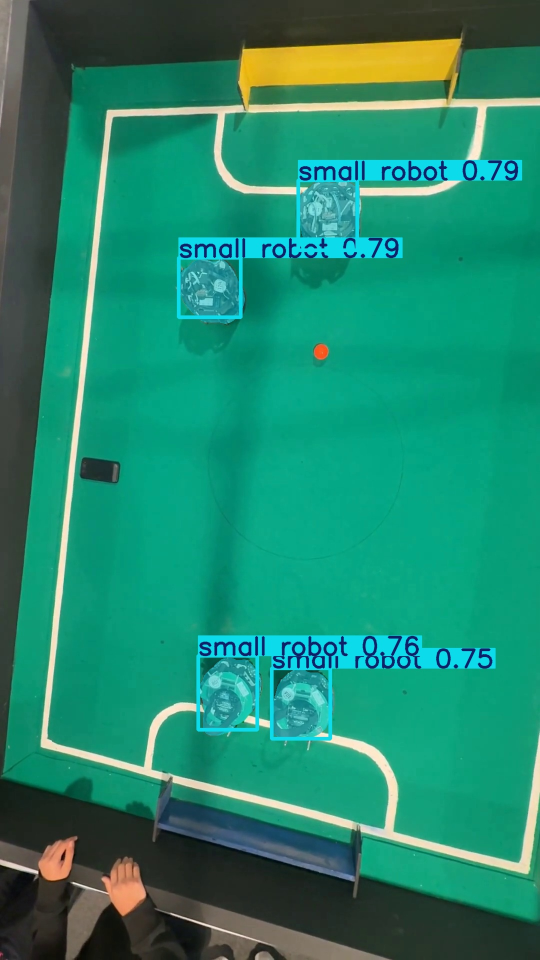
#> input picture dataset_generation/runs/segment/predict-2/image0.jpg, 1080 x 1920 px, given in place of IMG_9933.MOV.mp4, which was not available (shown at 1/2 size)
$ python field_calib.py
#> lines starting #> are read from the running program, lines starting #| are printed output that depends on the picture; after the words box and inside, x2 and y2 are one past the last pixel; in counts of white or black regions, pixels touching at a corner belong together; pictures that were not available may be replaced by others from this repository, and a replacement may not be noted
### dataset_generation/config.py
"""
Configuracion central del generador de dataset (Copa FutBotMX - vision).

Fuente: video cenital IMG_9933 (1080x1920, 30 fps).
Rangos HSV medidos con tools/profile_colors.py sobre frames reales.
OpenCV HSV: H 0-179, S 0-255, V 0-255.
"""
from pathlib import Path
import numpy as np

# ---- Rutas ----
ROOT      = Path(__file__).resolve().parents[2]          # C:/Files/Cursos/ROBOT-VISION
PIPE      = ROOT / "pipelines"
SAM3_PT   = PIPE / "sam3.pt"
VIDEO_DS  = ROOT / "Camara_superior" / "IMG_9933.MOV.mp4"  # video para DATASET
VIDEO_AN  = ROOT / "Camara_superior" / "IMG_9938.MOV.mp4"  # video para ANALISIS/demo

OUT       = Path(__file__).resolve().parent / "output"
DIR_FRAMES = OUT / "frames"          # frames muestreados
DIR_VIS    = OUT / "vis"             # overlays de control
DIR_LABELS = OUT / "labels_raw"      # anotaciones intermedias (json por frame)
DIR_DATASET = OUT / "dataset"        # export final YOLOv8-seg / Roboflow
for d in (OUT, DIR_FRAMES, DIR_VIS, DIR_LABELS, DIR_DATASET):
    d.mkdir(parents=True, exist_ok=True)

FIELD_CALIB = OUT / "field_calib.json"   # esquinas campo + zonas porteria

# ---- Muestreo de frames ----
SAMPLE_STRIDE = 10        # 1 de cada 10 frames (~3 fps a 30fps)
FRAME_START   = 0
FRAME_END     = None      # None = hasta el final

# ---- Clases del dataset (instance segmentation) ----
CLASSES = ["robot_verde", "robot_oscuro", "balon"]
CID = {n: i for i, n in enumerate(CLASSES)}

# ---- HSV: CAMPO (verde teal, muy saturado) ----
# Se usa para enmascarar el campo dentro de las mascaras de robot.
FIELD_LO = np.array([78, 150,  40])
FIELD_HI = np.array([90, 255, 200])

# ---- HSV: BALON (naranja) ----
BALL_LO = np.array([0, 90, 80])
BALL_HI = np.array([25, 255, 255])
BALL_AREA_MIN = 15        # px
BALL_AREA_MAX = 900

# ---- HSV: PORTERIAS (estaticas) ----
GOAL_YELLOW_LO = np.array([18, 100, 100])   # amarilla (arriba)
GOAL_YELLOW_HI = np.array([30, 255, 255])
GOAL_BLUE_LO   = np.array([95,  70,  50])   # azul (abajo)
GOAL_BLUE_HI   = np.array([115, 230, 170])

# ---- HSV: PIEL (manos, para filtrar frames de colocacion) ----
# Gate suave: solo se rechaza un frame si hay un BLOB de piel grande (brazo
# cruzando el campo). Robot/sombra producen piel-ruido pequeno -> no rechaza.
SKIN_LO = np.array([0,  40,  90])
SKIN_HI = np.array([20, 140, 235])
HAND_BLOB_REJECT = 40000   # px del mayor blob de piel -> frame con manos

# ---- Clasificacion de equipo (sobre pixeles del robot, excluyendo campo) ----
# verde:  hue mediano alto (~55-80) | oscuro: hue mediano bajo (~15-35)
TEAM_HUE_THRESH   = 45    # median_hue >= -> robot_verde ; < -> robot_oscuro
ROBOT_GREEN_LO = np.array([35,  40,  50])   # verde-PCB dentro del robot
ROBOT_GREEN_HI = np.array([85, 255, 255])

# ---- Filtro de detecciones de robot ----
ROBOT_AREA_MIN = 1500     # px (mascara) - ajustar tras ver tamano real
ROBOT_AREA_MAX = 60000

# ---- Descubrimiento SAM 3 (texto) ----
SAM_TEXT_PROMPTS = ["robot", "small robot", "circuit board robot"]
SAM_CONF = 0.25

### dataset_generation/field_calib.py
"""
Calibracion de campo y porterias (cámara fija -> se calcula UNA vez).

Detecta automaticamente:
  - cuadrilatero del campo verde (4 esquinas) -> on-field filter + homografia
  - zona de porteria amarilla (arriba) y azul (abajo) -> deteccion de gol

Guarda output/field_calib.json y un overlay de control en output/vis/.

Uso:
    python field_calib.py [--frame N]
"""
import argparse
import json
import cv2
import numpy as np
import config as C


def order_quad(pts: np.ndarray) -> np.ndarray:
    """Ordena 4 puntos como TL, TR, BR, BL."""
    pts = pts.astype(np.float32)
    s = pts.sum(axis=1)
    d = np.diff(pts, axis=1).ravel()
    return np.array([
        pts[np.argmin(s)],   # TL (x+y min)
        pts[np.argmin(d)],   # TR (x-y max -> -d min)
        pts[np.argmax(s)],   # BR (x+y max)
        pts[np.argmax(d)],   # BL (x-y min)
    ], dtype=np.float32)


def detect_field(hsv: np.ndarray) -> np.ndarray:
    """
    Cuadrilatero del campo (4 esquinas, orden TL,TR,BR,BL) por deteccion
    de lineas blancas dentro de la mayor region verde.
    Candidato automatico; refinar con --click si se necesita precision.
    """
    H, W = hsv.shape[:2]
    green = cv2.inRange(hsv, np.array([72, 90, 30]), np.array([95, 255, 230]))
    green = cv2.morphologyEx(green, cv2.MORPH_CLOSE,
                             cv2.getStructuringElement(cv2.MORPH_ELLIPSE, (35, 35)))
    cnts, _ = cv2.findContours(green, cv2.RETR_EXTERNAL, cv2.CHAIN_APPROX_SIMPLE)
    if not cnts:
        raise RuntimeError("No se detecto campo verde")
    field_mask = np.zeros((H, W), np.uint8)
    cv2.drawContours(field_mask, [max(cnts, key=cv2.contourArea)], -1, 255, -1)

    white = cv2.inRange(hsv, np.array([0, 0, 160]), np.array([179, 70, 255]))
    white = cv2.bitwise_and(white, field_mask)
    white = cv2.morphologyEx(white, cv2.MORPH_OPEN,
                             cv2.getStructuringElement(cv2.MORPH_ELLIPSE, (3, 3)))
    ys, xs = np.where(white > 0)
    if len(xs) < 100:
        raise RuntimeError("Pocas lineas blancas detectadas")
    pts = np.column_stack([xs, ys]).astype(np.float32)
    box = cv2.boxPoints(cv2.minAreaRect(pts))
    box[:, 0] = np.clip(box[:, 0], 0, W - 1)
    box[:, 1] = np.clip(box[:, 1], 0, H - 1)
    return order_quad(box)


def click_corners(img: np.ndarray) -> np.ndarray:
    """Selector interactivo: clic en 4 esquinas del campo (TL,TR,BR,BL)."""
    import matplotlib.pyplot as plt
    pts = []
    fig, ax = plt.subplots(figsize=(7, 12))
    ax.imshow(cv2.cvtColor(img, cv2.COLOR_BGR2RGB))
    ax.set_title("Clic 4 esquinas linea blanca: TL -> TR -> BR -> BL")
    line, = ax.plot([], [], "o-", color="#ffd60a", ms=10, lw=2)

    def on_click(ev):
        if ev.inaxes != ax or len(pts) >= 4:
            return
        pts.append([ev.xdata, ev.ydata])
        xs = [p[0] for p in pts]; ys = [p[1] for p in pts]
        if len(pts) == 4:
            xs.append(pts[0][0]); ys.append(pts[0][1])
        line.set_data(xs, ys); fig.canvas.draw()
        if len(pts) == 4:
            print("4 esquinas capturadas:", [[int(a), int(b)] for a, b in pts])

    fig.canvas.mpl_connect("button_press_event", on_click)
    plt.show()
    if len(pts) != 4:
        raise SystemExit("Se necesitan 4 clics")
    return order_quad(np.array(pts, dtype=np.float32))


def detect_goal(hsv: np.ndarray, lo, hi, region: str) -> list | None:
    """Bounding box de una porteria por color, restringida a region top/bottom."""
    H, W = hsv.shape[:2]
    band = np.zeros((H, W), np.uint8)
    if region == "top":
        band[0:int(H * 0.30), :] = 255
    else:
        band[int(H * 0.70):, :] = 255
    m = cv2.bitwise_and(cv2.inRange(hsv, lo, hi), band)
    m = cv2.morphologyEx(m, cv2.MORPH_CLOSE,
                         cv2.getStructuringElement(cv2.MORPH_ELLIPSE, (15, 15)))
    cnts, _ = cv2.findContours(m, cv2.RETR_EXTERNAL, cv2.CHAIN_APPROX_SIMPLE)
    cnts = [c for c in cnts if cv2.contourArea(c) > 800]
    if not cnts:
        return None
    x, y, w, h = cv2.boundingRect(max(cnts, key=cv2.contourArea))
    return [int(x), int(y), int(x + w), int(y + h)]


def main():
    ap = argparse.ArgumentParser()
    ap.add_argument("--frame", type=int, default=600,
                    help="frame de referencia (sin manos, robots en juego)")
    ap.add_argument("--click", action="store_true",
                    help="seleccionar esquinas del campo manualmente (preciso)")
    ap.add_argument("--video", choices=["ds", "an"], default="ds",
                    help="ds=IMG_9933 (dataset) | an=IMG_9938 (analisis)")
    args = ap.parse_args()

    video = C.VIDEO_DS if args.video == "ds" else C.VIDEO_AN
    out_json = C.FIELD_CALIB if args.video == "ds" else C.OUT / "field_calib_analisis.json"
    cap = cv2.VideoCapture(str(video))
    cap.set(cv2.CAP_PROP_POS_FRAMES, args.frame)
    ok, img = cap.read()
    cap.release()
    if not ok:
        raise SystemExit("No se pudo leer el frame de referencia")

    hsv = cv2.cvtColor(img, cv2.COLOR_BGR2HSV)
    field = click_corners(img) if args.click else detect_field(hsv)
    goal_y = detect_goal(hsv, C.GOAL_YELLOW_LO, C.GOAL_YELLOW_HI, "top")
    goal_b = detect_goal(hsv, C.GOAL_BLUE_LO, C.GOAL_BLUE_HI, "bottom")

    calib = {
        "video": video.name,
        "ref_frame": args.frame,
        "img_size": [int(img.shape[1]), int(img.shape[0])],
        "field_corners": field.tolist(),       # TL,TR,BR,BL en px camara
        "goal_amarilla": goal_y,               # xyxy o None
        "goal_azul": goal_b,
    }
    out_json.write_text(json.dumps(calib, indent=2))
    print("Guardado:", out_json)
    print(json.dumps(calib, indent=2))

    # Overlay de control
    vis = img.copy()
    fp = field.astype(int)
    cv2.polylines(vis, [fp], True, (0, 255, 255), 3)
    for i, p in enumerate(fp):
        cv2.circle(vis, tuple(p), 12, (0, 0, 255), -1)
        cv2.putText(vis, "TL TR BR BL".split()[i], tuple(p + 8),
                    cv2.FONT_HERSHEY_SIMPLEX, 0.8, (255, 255, 255), 2)
    if goal_y:
        cv2.rectangle(vis, goal_y[:2], goal_y[2:], (0, 255, 255), 3)
        cv2.putText(vis, "GOAL_AMARILLA", (goal_y[0], goal_y[1] - 8),
                    cv2.FONT_HERSHEY_SIMPLEX, 0.7, (0, 255, 255), 2)
    if goal_b:
        cv2.rectangle(vis, goal_b[:2], goal_b[2:], (255, 120, 0), 3)
        cv2.putText(vis, "GOAL_AZUL", (goal_b[0], goal_b[1] - 8),
                    cv2.FONT_HERSHEY_SIMPLEX, 0.7, (255, 120, 0), 2)
    out = C.DIR_VIS / f"field_calib_{args.video}.jpg"
    cv2.imwrite(str(out), vis, [cv2.IMWRITE_JPEG_QUALITY, 85])
    print("Overlay:", out)


if __name__ == "__main__":
    main()
#> in main, img is the input picture: shape (1920, 1080, 3); mean B, G, R 108.8, 135.4, 33.6
#> in main, `hsv = cv2.cvtColor(img, cv2.COLOR_BGR2HSV)`: hsv: shape (1920, 1080, 3); mean H, S, V 74.3, 187.1, 138.6
#> in detect_field, `green = cv2.inRange(hsv, np.array([72, 90, 30]), np.array([95, 255, 23..`:
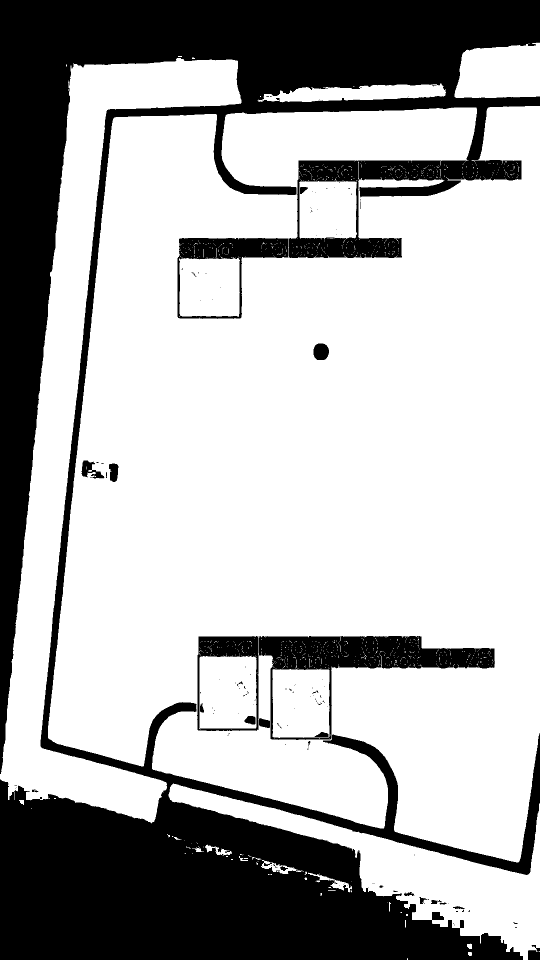
#> green: shape (1920, 1080) (shown at 1/2 size); 69.1% white; 136 black regions (113 under 20 px), largest, box (x1, y1, x2, y2) and area: (0, 0, 1080, 1920) 593202, (394, 1272, 990, 1480) 32984, (355, 476, 577, 638) 10012
#> in detect_field, `green = cv2.morphologyEx(green, cv2.MORPH_CLOSE, cv2.getStructuringEle..`:
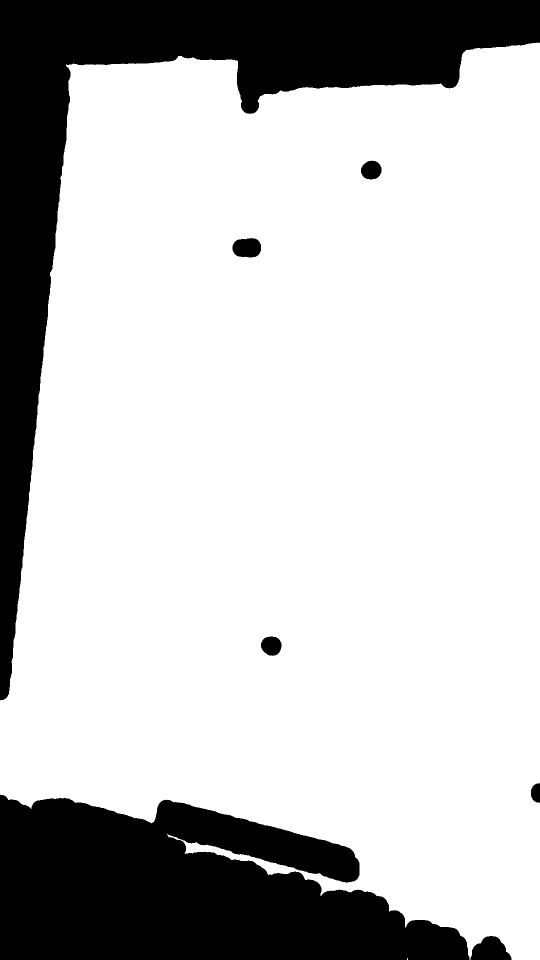
#> green: shape (1920, 1080) (shown at 1/2 size); 76.6% white; 7 black regions
#> in detect_field, `cnts, _ = cv2.findContours(green, cv2.RETR_EXTERNAL, cv2.CHAIN_APPROX_..`: cnts = 2 contours, 1 with area under 20; largest, box (x1, y1, x2, y2) and area: (0, 85, 1080, 1920) 1589568
#> in detect_field, `cv2.drawContours(field_mask, [max(cnts, key=cv2.contourArea)], -1, 255..`: field_mask: shape (1920, 1080); 76.8% white; 4 black regions, box (x1, y1, x2, y2) and area: (0, 0, 1080, 1401) 257127, (0, 1589, 939, 1920) 220279, (941, 1872, 1023, 1920) 2782, (1062, 1566, 1080, 1606) 578
#> in detect_field, `white = cv2.inRange(hsv, np.array([0, 0, 160]), np.array([179, 70, 255..`: white: shape (1920, 1080); 3.3% white; 26 white regions (11 under 20 px), largest, box (x1, y1, x2, y2) and area: (81, 198, 1080, 1748) 56677, (895, 195, 1080, 320) 4971, (719, 361, 921, 392) 3307
#> in detect_field, `white = cv2.bitwise_and(white, field_mask)`:
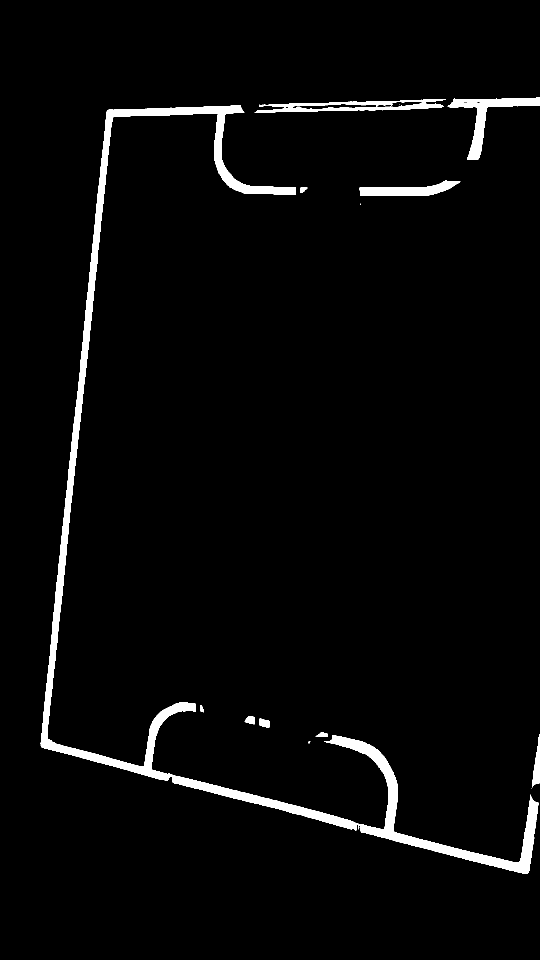
#> white: shape (1920, 1080) (shown at 1/2 size); 3.1% white; 14 white regions (4 under 20 px), largest, box (x1, y1, x2, y2) and area: (81, 210, 1077, 1748) 50694, (895, 195, 1080, 320) 4971, (509, 198, 892, 226) 4331
#> in detect_field, `white = cv2.morphologyEx(white, cv2.MORPH_OPEN, cv2.getStructuringElem..`: white: shape (1920, 1080); 3.1% white; 12 white regions (1 under 20 px), largest, box (x1, y1, x2, y2) and area: (81, 210, 1077, 1748) 50663, (895, 195, 1080, 320) 4969, (511, 198, 887, 226) 4233
#> in detect_field, `pts = np.column_stack([xs, ys]).astype(np.float32)`: pts = 65013 pairs, first value 81 to 1079, second value 195 to 1747
#> in detect_field, `box = cv2.boxPoints(cv2.minAreaRect(pts))`: box = [[1079, 1747], [81, 1747], [81, 195], [1079, 195]]
#> in order_quad, `s = pts.sum(axis=1)`: s = [2826, 1828, 276, 1274]
#> in order_quad, `d = np.diff(pts, axis=1).ravel()`: d = [668, 1666, 114, -884]
#> in main, `field = click_corners(img) if args.click else detect_field(hsv)`: field = [[81, 195], [1079, 195], [1079, 1747], [81, 1747]]
#> in detect_goal, `m = cv2.bitwise_and(cv2.inRange(hsv, lo, hi), band)`: m: shape (1920, 1080); 1.7% white; 1 white region, box (x1, y1, x2, y2) and area: (477, 76, 925, 219) 35875
#> in detect_goal, `m = cv2.morphologyEx(m, cv2.MORPH_CLOSE, cv2.getStructuringElement(cv2..`: m: shape (1920, 1080); 1.7% white; 1 white region
#> in detect_goal, `cnts, _ = cv2.findContours(m, cv2.RETR_EXTERNAL, cv2.CHAIN_APPROX_SIMP..`: cnts = 1 contour; box (x1, y1, x2, y2) and area: (477, 76, 925, 219) 35342
#> in detect_goal, `x, y, w, h = cv2.boundingRect(max(cnts, key=cv2.contourArea))`: x = 477; y = 76; w = 448; h = 143
#> in main, `goal_y = detect_goal(hsv, C.GOAL_YELLOW_LO, C.GOAL_YELLOW_HI, "top")`: goal_y = [477, 76, 925, 219]
#> call 2 of detect_goal, with lo = array of shape (3,), hi = array of shape (3,), region = 'bottom'
#> in detect_goal (call 2), `m = cv2.bitwise_and(cv2.inRange(hsv, lo, hi), band)`: m: shape (1920, 1080); 1.1% white; 9 white regions (8 under 20 px), largest, box (x1, y1, x2, y2) and area: (316, 1573, 718, 1762) 23825
#> in detect_goal (call 2), `m = cv2.morphologyEx(m, cv2.MORPH_CLOSE, cv2.getStructuringElement(cv2..`:
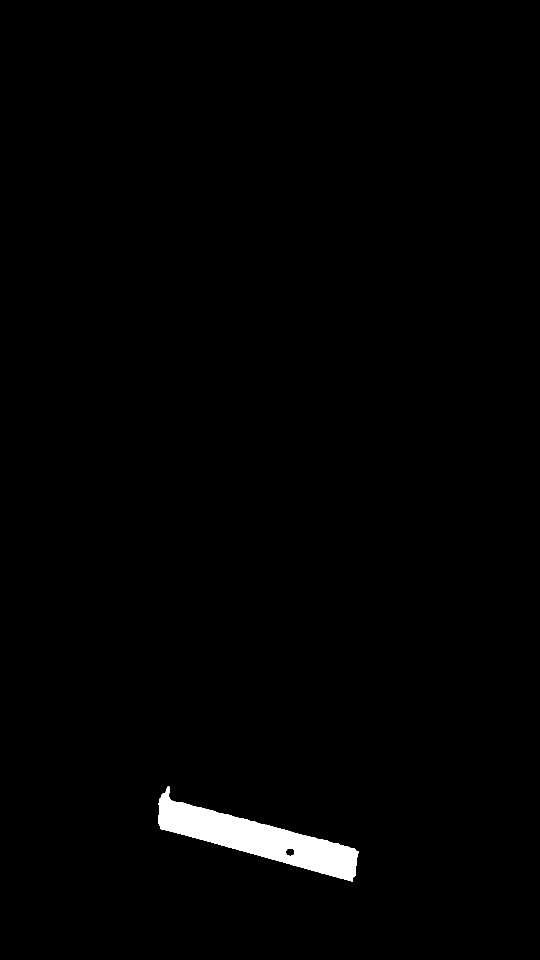
#> m: shape (1920, 1080) (shown at 1/2 size); 1.2% white; 1 white region
#> in detect_goal (call 2), `cnts, _ = cv2.findContours(m, cv2.RETR_EXTERNAL, cv2.CHAIN_APPROX_SIMP..`: cnts = 1 contour; box (x1, y1, x2, y2) and area: (316, 1573, 718, 1764) 25559
#> in detect_goal (call 2), `x, y, w, h = cv2.boundingRect(max(cnts, key=cv2.contourArea))`: x = 316; y = 1573; w = 402; h = 191
#> in main, `goal_b = detect_goal(hsv, C.GOAL_BLUE_LO, C.GOAL_BLUE_HI, "bottom")`: goal_b = [316, 1573, 718, 1764]
#> in main, `calib = { "video": video.name, "ref_frame": args.frame, "img_size": [i..`: calib = {'video': 'IMG_9933.MOV.mp4', 'ref_frame': 600, 'img_size': [1080, 1920], 'field_corners': [[81, 195], [1079, 195], [1079, 1747], [81, 1747]], 'goal_amarilla': [477, 76, 925, 219], 'goal_azul': [316, 1573, 718, 1764]}
#> (printed output is left out)
#> in main, `fp = field.astype(int)`: fp = [[81, 195], [1078, 195], [1078, 1746], [81, 1746]]
#> in main, `cv2.polylines(vis, [fp], True, (0, 255, 255), 3)`:
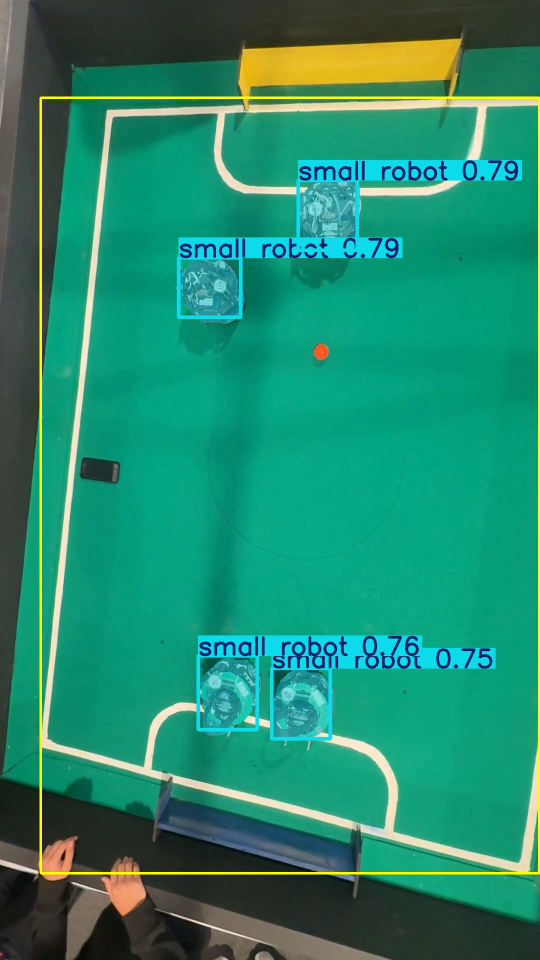
#> vis: shape (1920, 1080, 3) (shown at 1/2 size); 1.15% of pixels changed, all inside (x1, y1, x2, y2) = (79, 193, 1080, 1749)
#> the loop in main, `for i, p in enumerate(fp):` made 4 passes
#> after the loop in main, `for i, p in enumerate(fp):`:
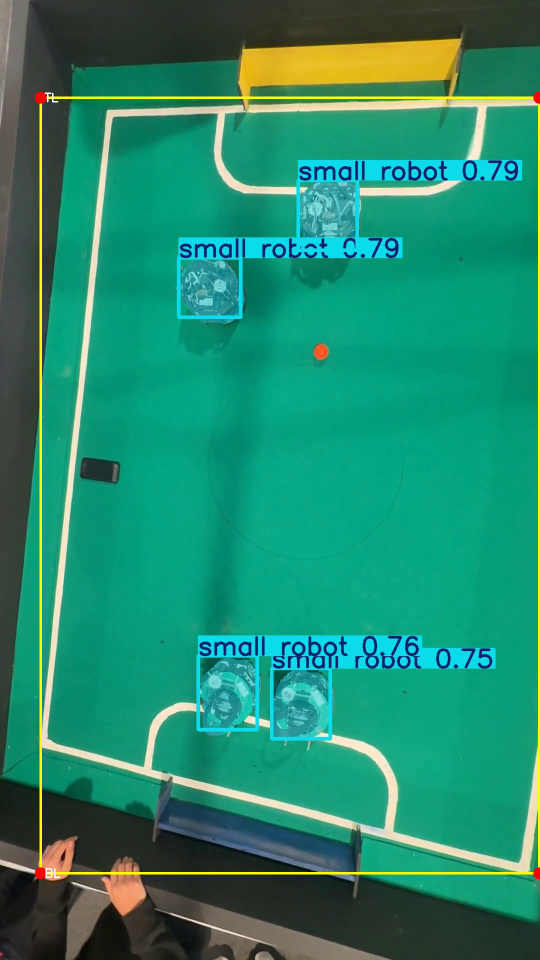
#> vis: shape (1920, 1080, 3) (shown at 1/2 size); 0.09% of pixels changed, all inside (x1, y1, x2, y2) = (69, 183, 1080, 1759)
#> in main, `cv2.putText(vis, "GOAL_AZUL", (goal_b[0], goal_b[1] - 8), cv2.FONT_HER..`:
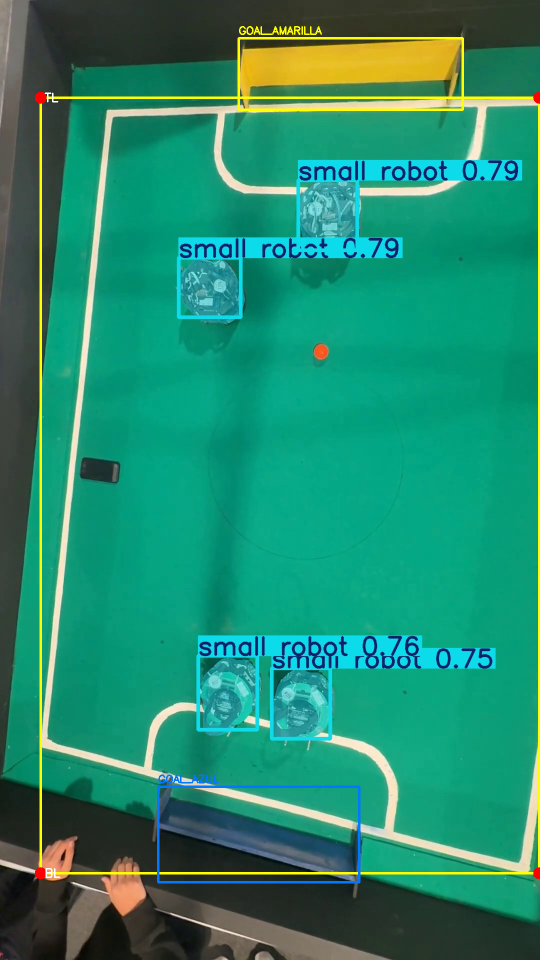
#> vis: shape (1920, 1080, 3) (shown at 1/2 size); mean B, G, R 108, 137.4, 36.5
